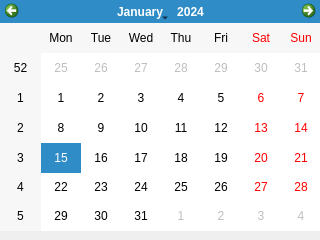
<?xml version="1.0" encoding="UTF-8"?>
<ui version="4.0">
 <class>Dialog</class>
 <widget class="QDialog" name="Dialog">
  <property name="geometry">
   <rect>
    <x>0</x>
    <y>0</y>
    <width>320</width>
    <height>240</height>
   </rect>
  </property>
  <property name="windowTitle">
   <string>Dialog</string>
  </property>
  <widget class="QCalendarWidget" name="calendarWidget">
   <property name="geometry">
    <rect>
     <x>0</x>
     <y>0</y>
     <width>321</width>
     <height>231</height>
    </rect>
   </property>
  </widget>
 </widget>
 <resources/>
 <connections/>
</ui>
